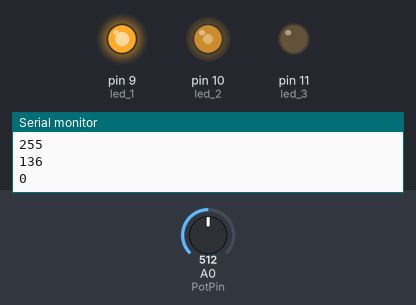
Bench run of a sketch on a simulated Arduino Uno, built with avr-gcc and run on an emulated ATmega328P. On the bench: output pins drawn as LEDs (lit = HIGH), the last lines printed to the serial monitor. The test bench sets the inputs (shaded band); at power-on: A0 (PotPin) = 512.

Above: at 1.2 s.
1.3 s: A0 (PotPin) set to 110
At 1.7 s:
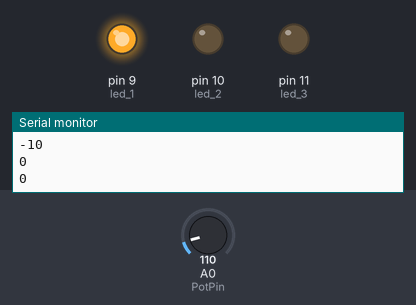
2.8 s: A0 (PotPin) set to 1023
At 3.9 s:
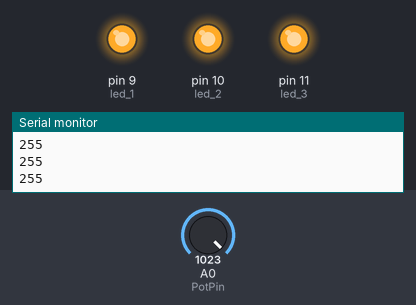
4.3 s: A0 (PotPin) set to 758
At 5.0 s:
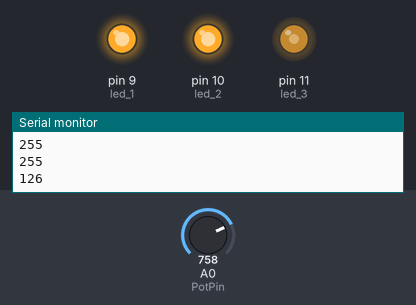
5.8 s: A0 (PotPin) set to 778
At 6.1 s:
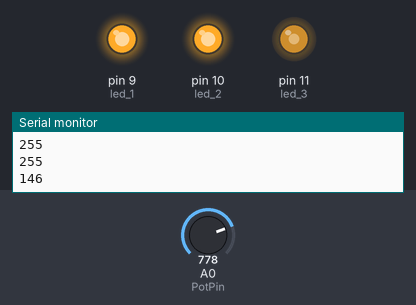
7.3 s: A0 (PotPin) set to 900
At 8.5 s:
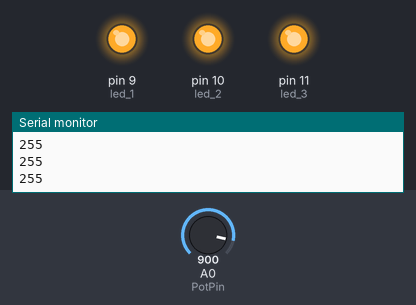
8.8 s: A0 (PotPin) set to 502
At 9.8 s:
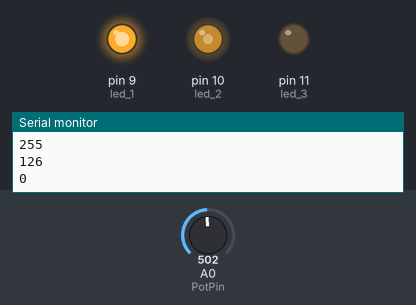
Timing chart, 0 to 11.3 s (numbered marks = the images above; inputs shaded):
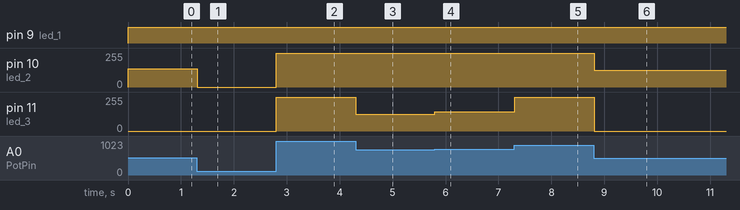

Measured:
- after the input at 1.3 s, pin 10 (led_2): 136/255 → 0/255 at once
- after the input at 2.8 s, pin 10 (led_2), pin 11 (led_3): 0/255 → 255/255 at once
- after the input at 4.3 s, pin 11 (led_3): 255/255 → 126/255 at once
- after the input at 5.8 s, pin 11 (led_3): 126/255 → 146/255 at once
- after the input at 7.3 s, pin 11 (led_3): 146/255 → 255/255 at once
- after the input at 8.8 s, pin 10 (led_2): 255/255 → 126/255 at once; pin 11 (led_3): 255/255 → 0/255 at once

The sketch:

myAnalogPotInput.ino
```cpp
/*
 *  Analog Input with Pot
*/

int PotPin = 0;
int oldPot = 0;
int minPot = 2000;
int maxPot = 1;
int cnt = 0;

int led_1 = 9;
int led_2 = 10;
int led_3 = 11;

void setup()
{
  pinMode(led_1, OUTPUT);
  pinMode(led_2, OUTPUT);
  pinMode(led_3, OUTPUT);
  Serial.begin(9600);
  while (!Serial) ;
  //Serial.println("Ciao Irene ora il papa gira il POT!!!");

}

void loop()
{
  int potPos = analogRead(PotPin);
  if (oldPot != potPos)
  {
    cnt++;
    Pot2Led(potPos);
    //Serial.print("Irene il pot e' nella posizione ");
    //Serial.print(potPos);
    //Serial.println(" . Gira ancora");
    maxPot = max(potPos, maxPot);
    minPot = min(potPos, minPot);
    if (cnt == 500)
    {
      Serial.print("MaxLight value = ");
      Serial.println(maxPot);
      Serial.print("MinLight value = ");
      Serial.println(minPot);
      cnt = 0;
    }
    oldPot = potPos;
  }
  delay(10);
}

void Pot2Led(int pos)
{
  int led_1_val = 0;
  int led_2_val = 0;
  int led_3_val = 0;

  if (pos < 120)
  {
    Serial.print("MIN error tuning ");
    Serial.println (pos);
  }
  if (pos > 1020)
  {
    Serial.print("MAX error tuning ");
    Serial.println (pos);
  }


  // experimented that 120 is for max light and 1020 for min light
  // so substract 120 and covert from 1020-120=990 range to 768 for the 3 led 256 value range
  int conv_pos = (pos-120);
  if (conv_pos < 256)
  {
    led_1_val = conv_pos;
  }
  else if (conv_pos < 512)
  {
    led_1_val = 255;
    led_2_val = conv_pos - 256;
  }
  else
  {
    led_1_val = 255;
    led_2_val = 255;
    if (conv_pos >= 768)
       led_3_val = 255;
    else
       led_3_val = conv_pos - 512;
  }

  Serial.println(pos);
  Serial.println(conv_pos);
  Serial.println(led_1_val);
  Serial.println(led_2_val);
  Serial.println(led_3_val);
  Serial.println("");

  analogWrite(led_1, led_1_val);
  analogWrite(led_2, led_2_val);
  analogWrite(led_3, led_3_val);
}
```
